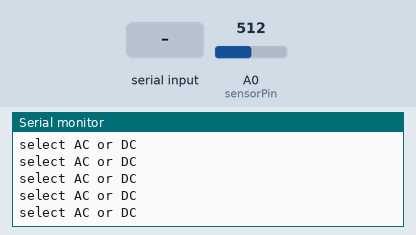
This sketch was run on a simulated Arduino Uno, built with avr-gcc and run on an emulated ATmega328P. Parts: the last lines printed to the serial monitor. The inputs (shaded band) are chosen by the test bench; at power-on: A0 (sensorPin) = 512.

Above: at 1.2 s.
1.3 s: "$" received over Serial
At 2.7 s:
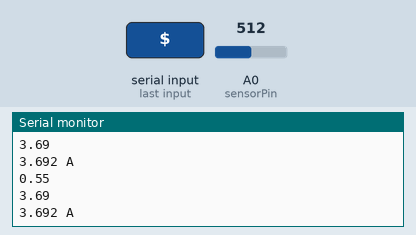
2.8 s: A0 (sensorPin) set to 716
At 4.1 s:
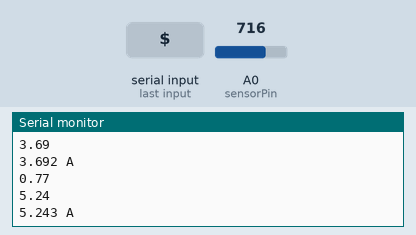
4.3 s: "#" received over Serial
At 4.8 s:
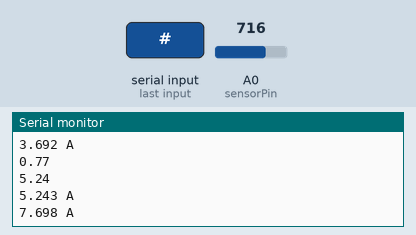
5.8 s: A0 (sensorPin) set to 900
At 7.2 s:
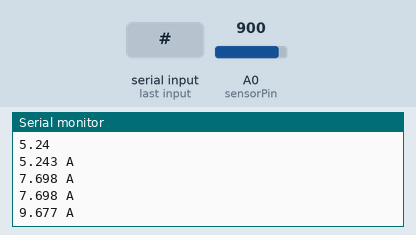
Timing chart, 0 to 8.3 s (numbered marks = the images above; inputs shaded):
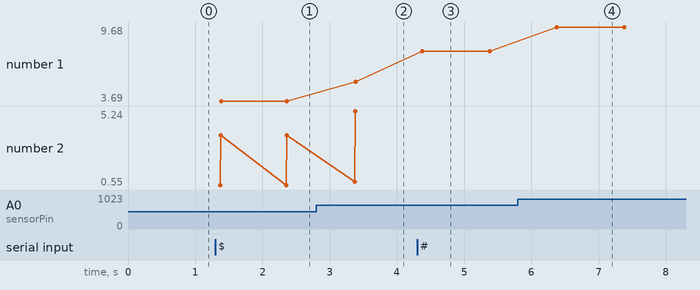

Measured:
- after the input at 1.3 s, the serial monitor: prints a new line after 0.07 s (image 1)
- after the input at 2.8 s, the serial monitor: prints a new line after 0.58 s (image 2)
- after the input at 4.3 s, the serial monitor: prints a new line after 0.08 s (image 3)
- after the input at 5.8 s, the serial monitor: prints a new line after 0.58 s (image 4)
- plotted number 1: 3.69 → 5.24 after the input at 2.8 s, 5.24 → 7.7 after the input at 4.3 s, 7.7 → 9.68 after the input at 5.8 s
- plotted number 2: 3.69 → 5.24 after the input at 2.8 s

The sketch:

WCMS.ino
```cpp
#include <stdio.h>
#include <math.h>
#define zero_error 0.153
int sensorPin = A0;   // select the input pin for current probe
int digitalValue = 0;  // variable to store the value coming from the sensor
float analogVoltage = 0.00;    // variable to store the analog value
int t,i,k;
char nature;

char a[50];
//int digitalValue;
void setup() {

  Serial.begin(38400);
   Serial.println("AT+RESET\r\n");
    Serial.begin(9600);
  analogReference(INTERNAL);                        // analog reference to 1.1V
 //pinMode(A0,INPUT);

}


void loop() {
  //Serial.println("select AC or DC");
 if(nature != '$' && nature != '#' ){
   //Serial.println("select");
  while(Serial.available()<=0)
    Serial.println("select AC or DC");
  nature = Serial.read();
  }

  switch(nature){
    case '$':
      while(1){
        for(i=0;i<200;i++){
          k=analogRead(sensorPin);
          if(digitalValue<k)
            digitalValue = k;             // read the value from the analog channel
          delay(0.1);
          }

        analogVoltage = ((digitalValue * 1.1)/1023.00);     // converting equivalent digital value to analog
        digitalValue = 0;
        Serial.println(analogVoltage);
        analogVoltage=(analogVoltage/sqrt(2));
        analogVoltage= (analogVoltage*10)-0.2;
        t=analogVoltage;                                  // storing the integer value
        k=(analogVoltage-t)*1000;                         // storing the float value
        sprintf(a,"%d.%0.3d A",t,k);  // combining the iinteger and float part in an array
        Serial.println(analogVoltage);
        Serial.println(a);                                 // sending anaglog values vai bluetooth
        delay(1000);
        if(Serial.read()=='#'){
          nature = '$';
          break;
        }
        }

     case '#':
      while(1){
        digitalValue = analogRead(sensorPin);             // read the value from the analog channel

        analogVoltage = (digitalValue * 1.1)/1023.00;     // converting equivalent digital value to analog
        analogVoltage=analogVoltage*10;
        t=analogVoltage;                                  // storing the integer value
        k=(analogVoltage-t)*1000;                         // storing the float value

        sprintf(a,"%d.%0.3d A",t,k);                        // combining the iinteger and float part in an array
        Serial.println(a);                                 // sending anaglog values vai bluetooth
        delay(1000);
        if(Serial.read()=='$'){
          nature = '$';
          break;
          }

      }
  }


}
```
